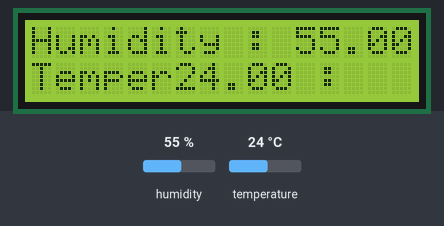
This sketch was run on a simulated Arduino Uno, built with avr-gcc and run on an emulated ATmega328P. Parts: 16×2 character LCD. Inputs (shaded band) come from the test bench; at power-on: humidity 55 %, temperature 24 °C. What the sketch prints to the serial monitor is not drawn.

Above: at 2.7 s.
2.8 s: humidity set to 22 %
At 4.9 s:
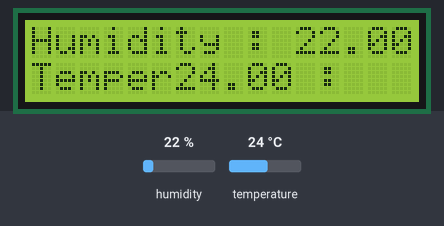
5.8 s: temperature set to 12 °C
At 7.4 s:
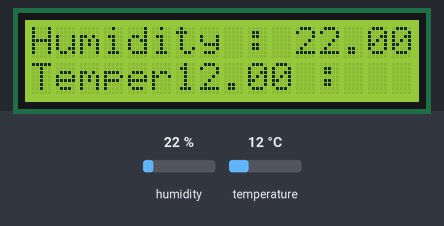
8.8 s: humidity set to 40 %
At 11.3 s:
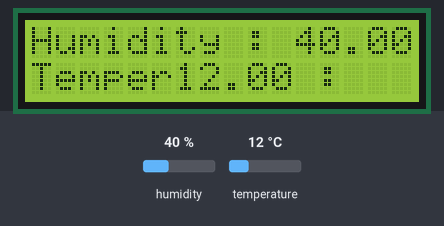
11.9 s: temperature set to 19 °C
At 13.9 s:
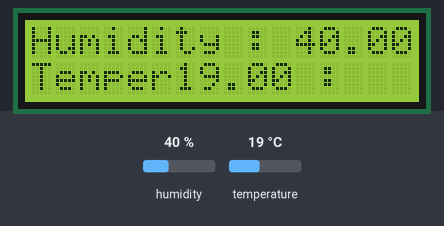
Timing chart, 0 to 15.4 s (numbered marks = the images above; inputs shaded):
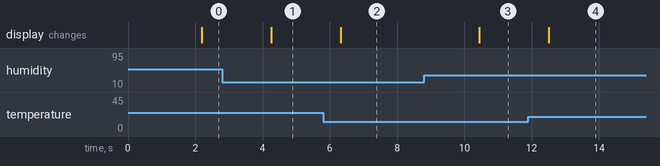

Measured:
- after the input at 2.8 s, the display: changes after 1.5 s (image 1)
- after the input at 5.8 s, the display: changes after 0.52 s (image 2)
- after the input at 8.8 s, the display: changes after 1.6 s (image 3)
- after the input at 11.9 s, the display: changes after 0.60 s (image 4)

The sketch:

temprature.ino
```cpp
//Temperature senor taking readings and displayed in LCD display

#include<Wire.h>
#include<LiquidCrystal_I2C.h>
LiquidCrystal_I2C lcd(0x27,16,2);

#include<DHT.h>
#define out 8
DHT dht(out, DHT11);
void setup()
{
  lcd.init();
  lcd.backlight();
lcd.begin(16,2);
lcd.setCursor(0,0);
lcd.print("Hello World");
Serial.begin(9600);
dht.begin();
}
void loop() {
delay(2000);
float temperature = dht.readTemperature();
float humidity = dht.readHumidity();
Serial.print("Temperature: ");
Serial.print(temperature);
Serial.println(" °C");
lcd.setCursor(0,1);
lcd.print("Temperature : ");
lcd.setCursor(6,1);
lcd.print(temperature);
Serial.print("Humidity: ");
Serial.print(humidity);
Serial.println(" %");
lcd.setCursor(0,0);
lcd.print("Humidity : ");
lcd.setCursor(11,0);
lcd.print(humidity);
}
```
